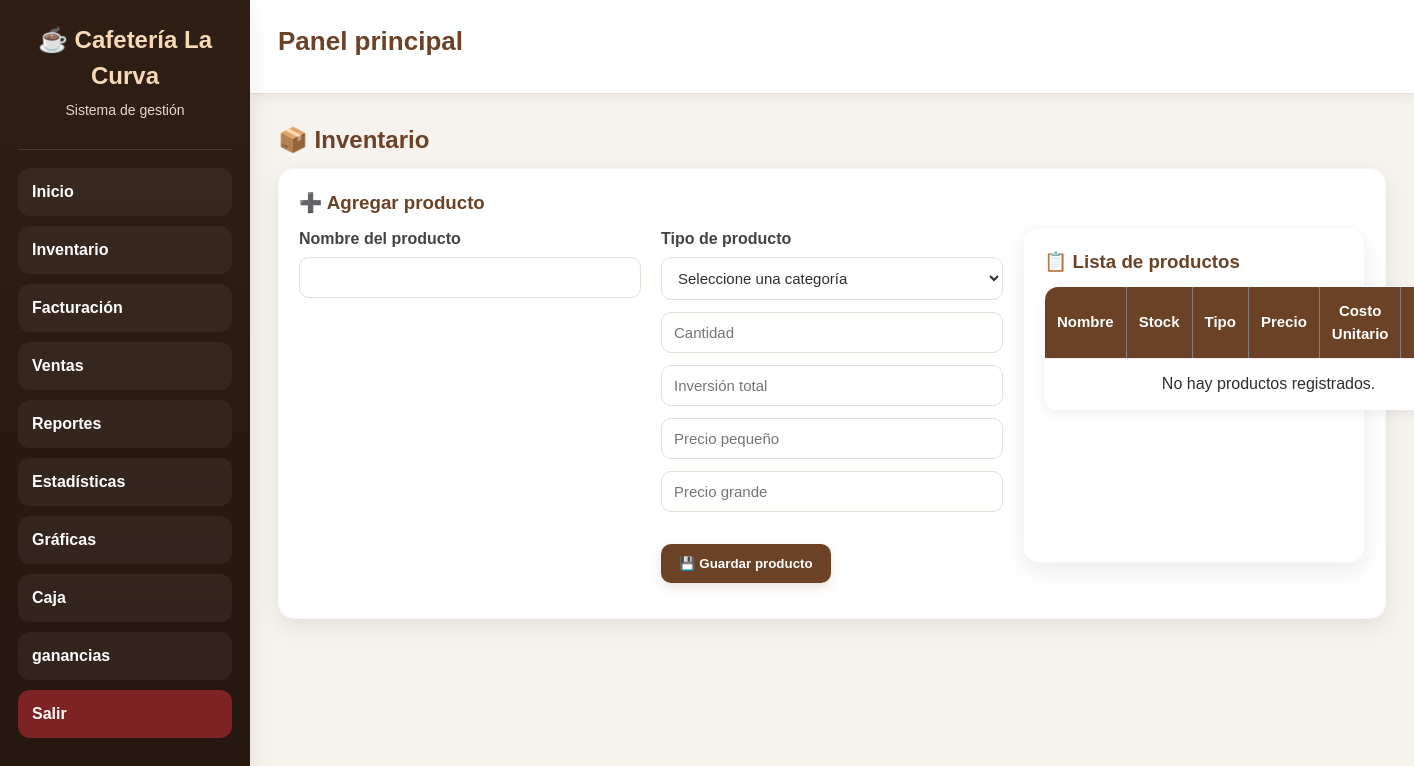
The page /productos (signed in) on the database as committed earlier.
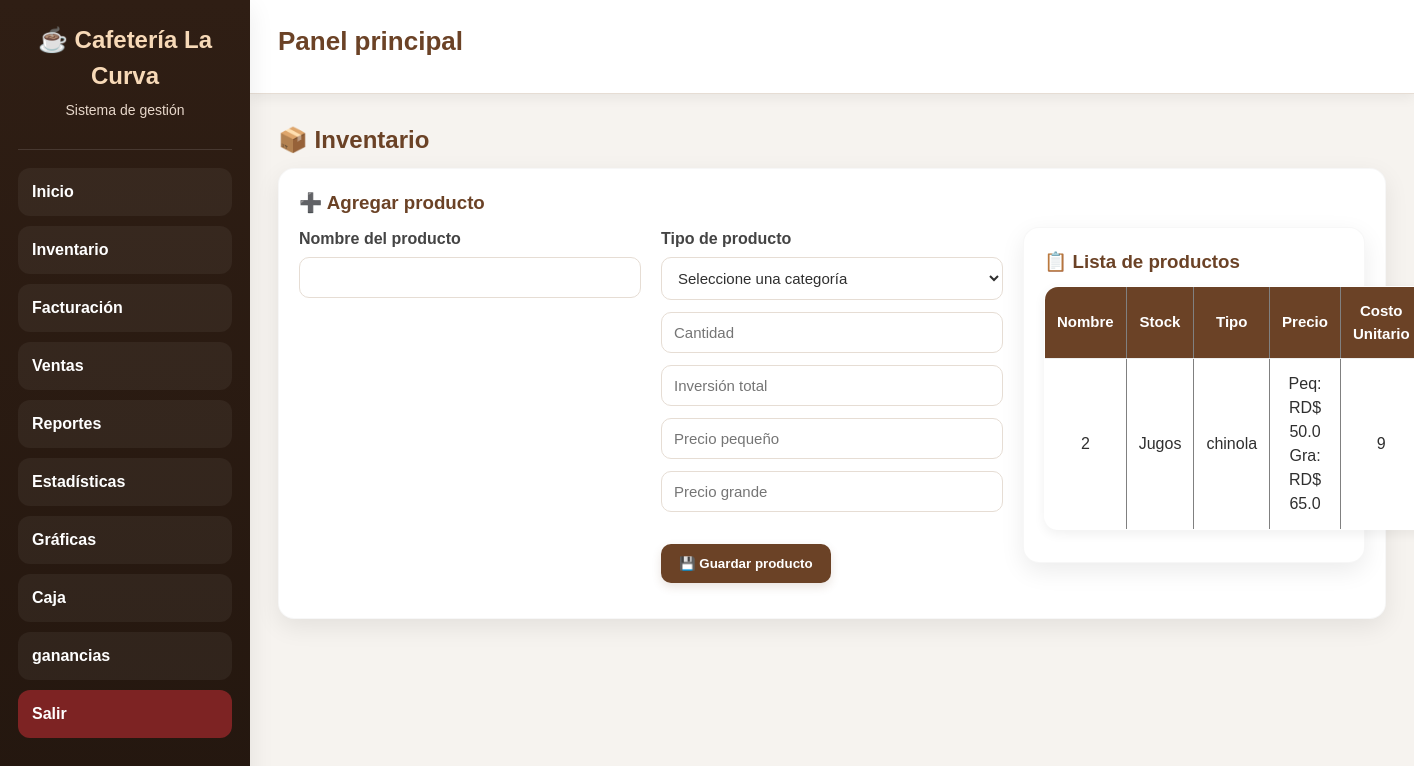
The same page on the database as committed later.
### tables this page shows
CREATE TABLE productos(
            id INTEGER PRIMARY KEY AUTOINCREMENT,
            nombre TEXT UNIQUE,
            precio REAL DEFAULT 0,
            stock INTEGER DEFAULT 0,
            tipo TEXT DEFAULT 'General',
            precio_pequeno REAL DEFAULT 0,
            precio_grande REAL DEFAULT 0,
            inversion_total REAL DEFAULT 0,
            costo_unitario REAL DEFAULT 0
        );

### app.py (the view, shortened to what this page needs)
@app.route("/productos", methods=["GET", "POST"])
def productos():
    if "usuario" not in session:
        return redirect("/")
    conn = None
    mensaje = None
    tipo_mensaje = None
    try:
        conn = conectar_seguro()
        c = conn.cursor()
        c.execute("SELECT * FROM productos ORDER BY tipo, nombre")
        productos = c.fetchall()
        return render_template(
            "productos.html",
            productos=productos,
            mensaje=mensaje,
            tipo_mensaje=tipo_mensaje
        )
    except sqlite3.OperationalError as e:
        return f"Error de base de datos: {e}"
    finally:
        if conn:
            conn.close()

### app.py (called while the page is built)
def conectar_seguro():
    conn = conectar()
    try:
        conn.execute("PRAGMA foreign_keys = ON")
    except Exception:
        pass
    return conn

@app.before_request
def proteger_rutas():
    if request.path.startswith("/static/"):
        return None
    rutas_libres = ["/"]
    if request.path not in rutas_libres and "usuario" not in session:
        return redirect("/")

### database.py (called while the page is built)
def conectar():
    database_url = os.getenv("DATABASE_URL")
    if database_url and psycopg2:
        conn = psycopg2.connect(database_url)
        conn.autocommit = False
        return ConnectionCompat(conn)
    conn = sqlite3.connect("cafeteria.db", timeout=30)
    return conn

### templates/productos.html (shortened to what this page needs)
{% extends "base.html" %}
{% block content %}
<h2>📦 Inventario </h2>
<div class="form-box">
    <h3>➕ Agregar producto</h3>
    <form method="POST">
        <div class="fila">
            <div>
                <label for="nombre">Nombre del producto</label>
                <input type="text" id="nombre" name="nombre" required>
            </div>
            <div>
                <label for="tipo">Tipo de producto</label>
                <select id="tipo" name="tipo" required onchange="cambiarCamposPrecio()">
                    <option value="">Seleccione una categoría</option>
                </select>
    <input type="number" name="stock" placeholder="Cantidad" required>
    <input type="number" step="0.01" name="inversion_total" placeholder="Inversión total" required>
    <input type="number" step="0.01" name="precio_pequeno" placeholder="Precio pequeño">
    <input type="number" step="0.01" name="precio_grande" placeholder="Precio grande">
        <div class="acciones">
            <button type="submit">💾 Guardar producto</button>
        </div>
    </form>
</div>
<div class="tabla-box">
    <h3>📋 Lista de productos</h3>
    <table border="1">
    <tr>
    <th>Nombre</th>
    <th>Stock</th>
    <th>Tipo</th>
    <th>Precio</th>
    <th>Costo Unitario</th>
    <th>Acciones</th>
    </tr>
        <tbody>
            {% if productos %}
                {% for p in productos %}
                <tr>
                    <td>{{ p[0] }}</td>
                    <td>{{ p[4] }}</td>
                    <td>{{ p[1] }}</td>
                    <td>
                        {% if p[4] == "Jugos" %}
                            Peq: RD$ {{ p[5] }}<br>
                            Gra: RD$ {{ p[6] }}
                        {% else %}
                            RD$ {{ p[2] }}
                        {% endif %}
                    </td>
                    <td>
                        {% if p[3] <= 5 %}
                            <span class="stock-bajo">{{ p[3] }} ⚠️</span>
                        {% else %}
                            {{ p[3] }}
                        {% endif %}
                    </td>
                </tr>
                {% endfor %}
            {% else %}
                <tr>
                    <td colspan="6">No hay productos registrados.</td>
                </tr>
            {% endif %}
        </tbody>
    </table>
</div>
{% endblock %}

Rows that differ between the two databases and show on the page:
added productos: id "2", tipo "Jugos", nombre "chinola", precio_pequeno "50.0", precio_grande "65.0", stock "9"
Other text that changed with them:
text no longer shown: "No hay productos registrados."
